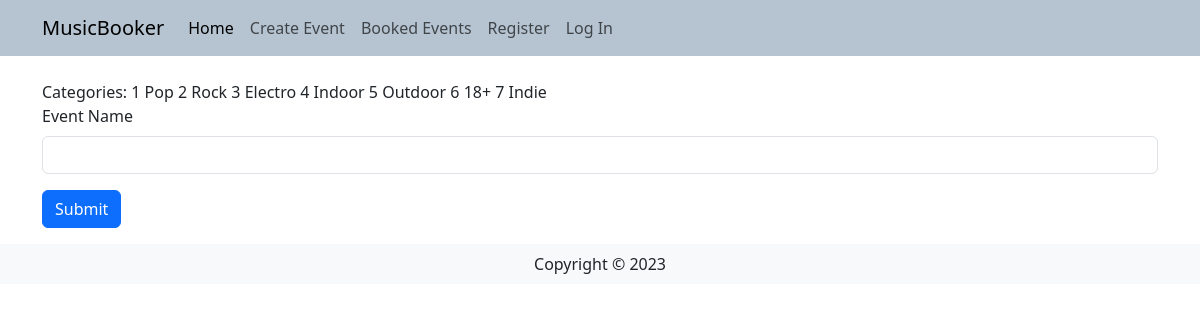
/events/admin/categories, run on the app's committed database.
### travel/models.py (models this page shows)
class Category(db.Model):
    __tablename__ = 'categories'
    id = db.Column(db.Integer, primary_key=True)
    category_name = db.Column(db.String(200))

### travel/events.py (the view)
@destbp.route('/admin/categories', methods=['GET', 'POST'])
def categories():
    form = CategoriesForm()
    if request.method == 'POST' and form.validate_on_submit():
        category = Category(
            category_name = form.name.data
        )
        db.session.add(category)
        db.session.commit()
    categories = db.session.scalars(db.select(Category)).all()
    return render_template('admin/categories.html', categories=categories, form=form)

### travel/forms.py
class CategoriesForm(FlaskForm):
    name =  StringField("Event Name", validators=[InputRequired()])
    submitsubmit = SubmitField("Submit")

### travel/__init__.py (called while the page is built)
@app.context_processor
def get_context():
   year = datetime.datetime.today().year
   return dict(year=year)

### travel/templates/admin/categories.html
{% extends 'base.html' %}
{% from 'bootstrap5/form.html' import render_form %}
{% from 'bootstrap5/form.html' import render_field %}
{% block content %}
    <div class="container">
        Categories:
        {% for category in categories %}
            {{category.id}}
            {{category.category_name}}
        {% endfor %}
        {{render_form(form)}}
    </div>
{% endblock %}

### data on the page
Category: id "1", category_name "Pop"
Category: id "2", category_name "Rock"
Category: id "3", category_name "Electro"
Category: id "4", category_name "Indoor"
Category: id "5", category_name "Outdoor"
Category: id "6", category_name "18+"
Category: id "7", category_name "Indie"
